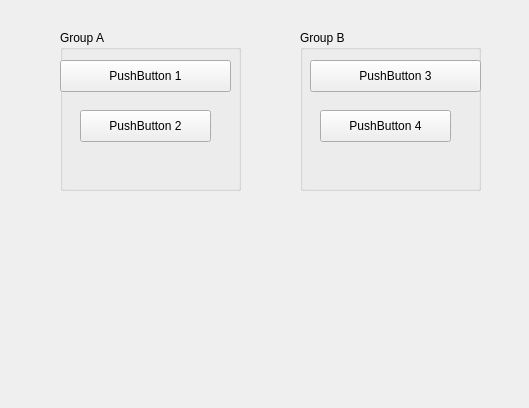
<ui version="4.0" >
 <author></author>
 <comment></comment>
 <exportmacro></exportmacro>
 <class>Form</class>
 <widget class="QWidget" name="Form" >
  <property name="geometry" >
   <rect>
    <x>0</x>
    <y>0</y>
    <width>529</width>
    <height>408</height>
   </rect>
  </property>
  <property name="windowTitle" >
   <string>Form</string>
  </property>
  <widget class="QGroupBox" name="groupBox" >
   <property name="geometry" >
    <rect>
     <x>60</x>
     <y>30</y>
     <width>181</width>
     <height>161</height>
    </rect>
   </property>
   <property name="title" >
    <string>Group A</string>
   </property>
   <widget class="QPushButton" name="pushButton" >
    <property name="geometry" >
     <rect>
      <x>0</x>
      <y>30</y>
      <width>171</width>
      <height>32</height>
     </rect>
    </property>
    <property name="text" >
     <string>PushButton 1</string>
    </property>
   </widget>
   <widget class="QPushButton" name="pushButton_2" >
    <property name="geometry" >
     <rect>
      <x>20</x>
      <y>80</y>
      <width>131</width>
      <height>32</height>
     </rect>
    </property>
    <property name="text" >
     <string>PushButton 2</string>
    </property>
   </widget>
  </widget>
  <widget class="QGroupBox" name="groupBox_2" >
   <property name="geometry" >
    <rect>
     <x>300</x>
     <y>30</y>
     <width>181</width>
     <height>161</height>
    </rect>
   </property>
   <property name="title" >
    <string>Group B</string>
   </property>
   <widget class="QPushButton" name="pushButton_3" >
    <property name="geometry" >
     <rect>
      <x>10</x>
      <y>30</y>
      <width>171</width>
      <height>32</height>
     </rect>
    </property>
    <property name="text" >
     <string>PushButton 3</string>
    </property>
   </widget>
   <widget class="QPushButton" name="pushButton_2_2" >
    <property name="geometry" >
     <rect>
      <x>20</x>
      <y>80</y>
      <width>131</width>
      <height>32</height>
     </rect>
    </property>
    <property name="text" >
     <string>PushButton 4</string>
    </property>
   </widget>
  </widget>
 </widget>
 <pixmapfunction></pixmapfunction>
 <resources/>
 <connections/>
</ui>
